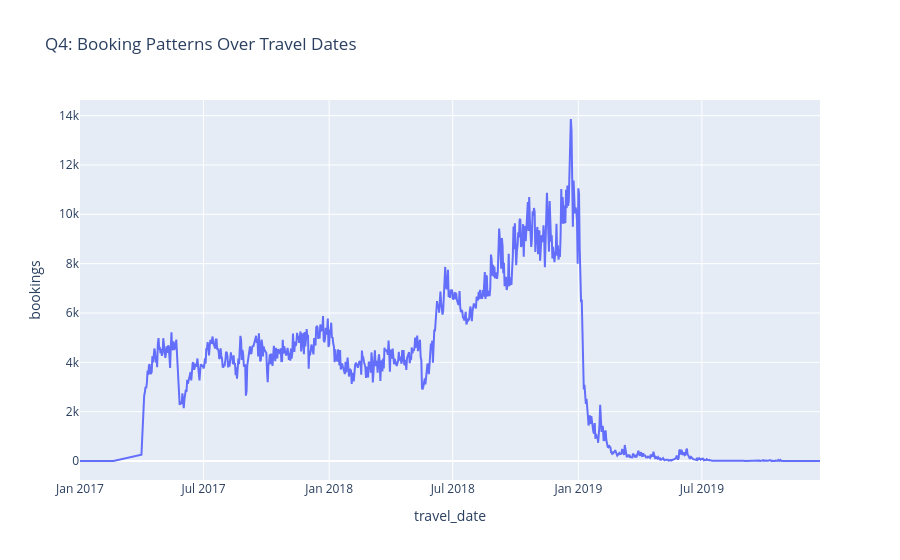

The notebook cell this image was saved under:
### Markdown cell above
### Q4: What are the booking patterns over travel dates?

### Code cell
# Question 4: Booking patterns over travel dates
print("Q4: What are the booking patterns over travel dates?")
travel_date_pattern = df_cleaned.groupby('travel_date').size().reset_index(name='bookings')
# Display all rows in the DataFrame
with pd.option_context('display.max_rows', None):
    print(travel_date_pattern.to_string(index=False))
fig4 = px.line(travel_date_pattern, x='travel_date', y='bookings',
               title="Q4: Booking Patterns Over Travel Dates")
fig4.show()

### Figure 1 — Plotly figure (JSON) as saved in the notebook; plotly's stock layout.template omitted (floating-point values rounded to 4 significant figures; data arrays with more than 128 entries replaced by an {"elided": "..."} marker saying what was removed)
{"data": [{"hovertemplate": "travel_date=%{x}<br>bookings=%{y}<extra></extra>", "legendgroup": "", "line": {"color": "#636efa", "dash": "solid"}, "marker": {"symbol": "circle"}, "mode": "lines", "name": "", "orientation": "v", "showlegend": false, "type": "scatter", "x": {"elided": "970 str values"}, "xaxis": "x", "y": {"elided": "970 int values"}, "yaxis": "y"}], "layout": {"legend": {"tracegroupgap": 0}, "title": {"text": "Q4: Booking Patterns Over Travel Dates"}, "xaxis": {"anchor": "y", "domain": [0, 1], "title": {"text": "travel_date"}}, "yaxis": {"anchor": "x", "domain": [0, 1], "title": {"text": "bookings"}}}}
